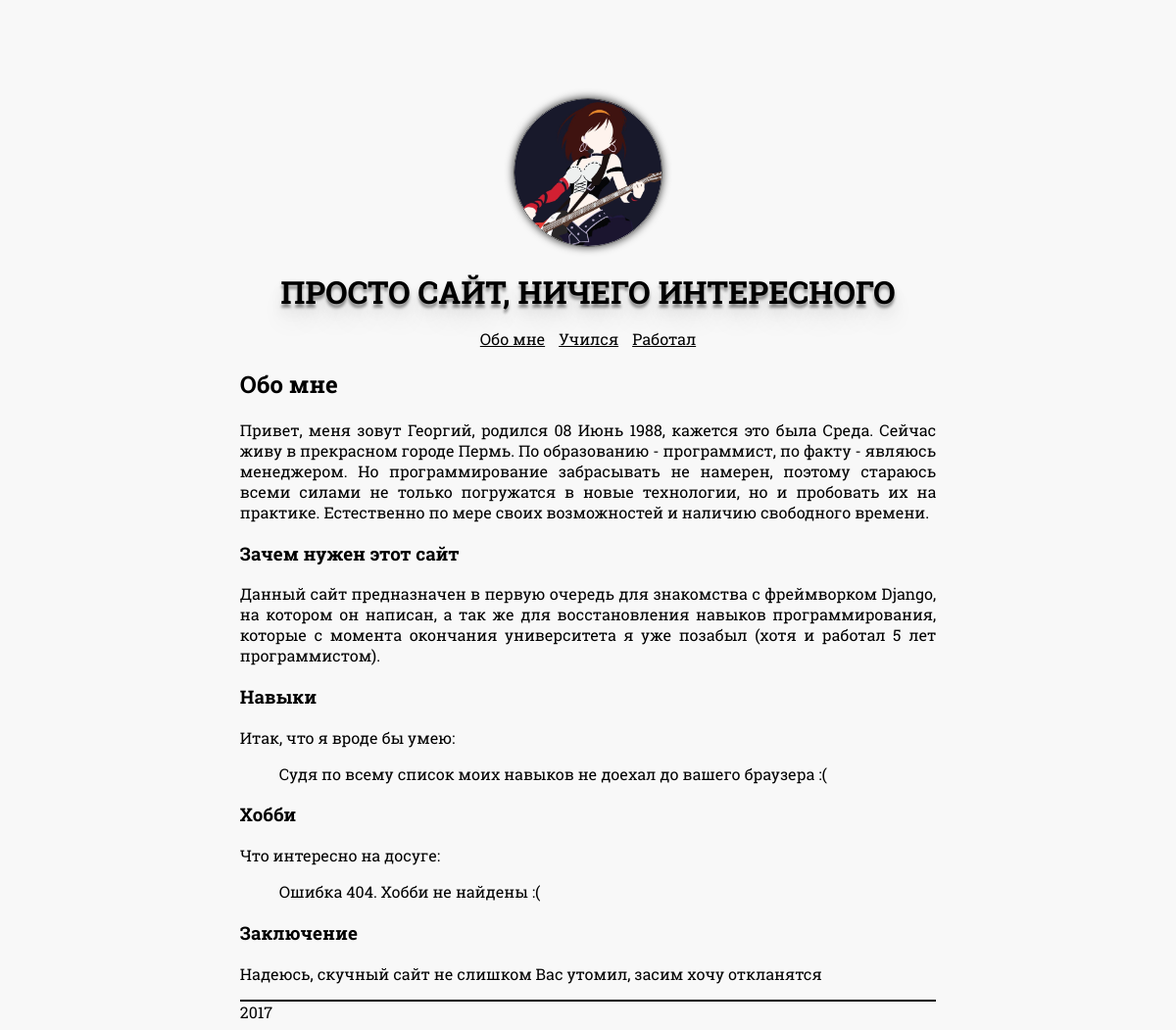
The app's page /, older data.
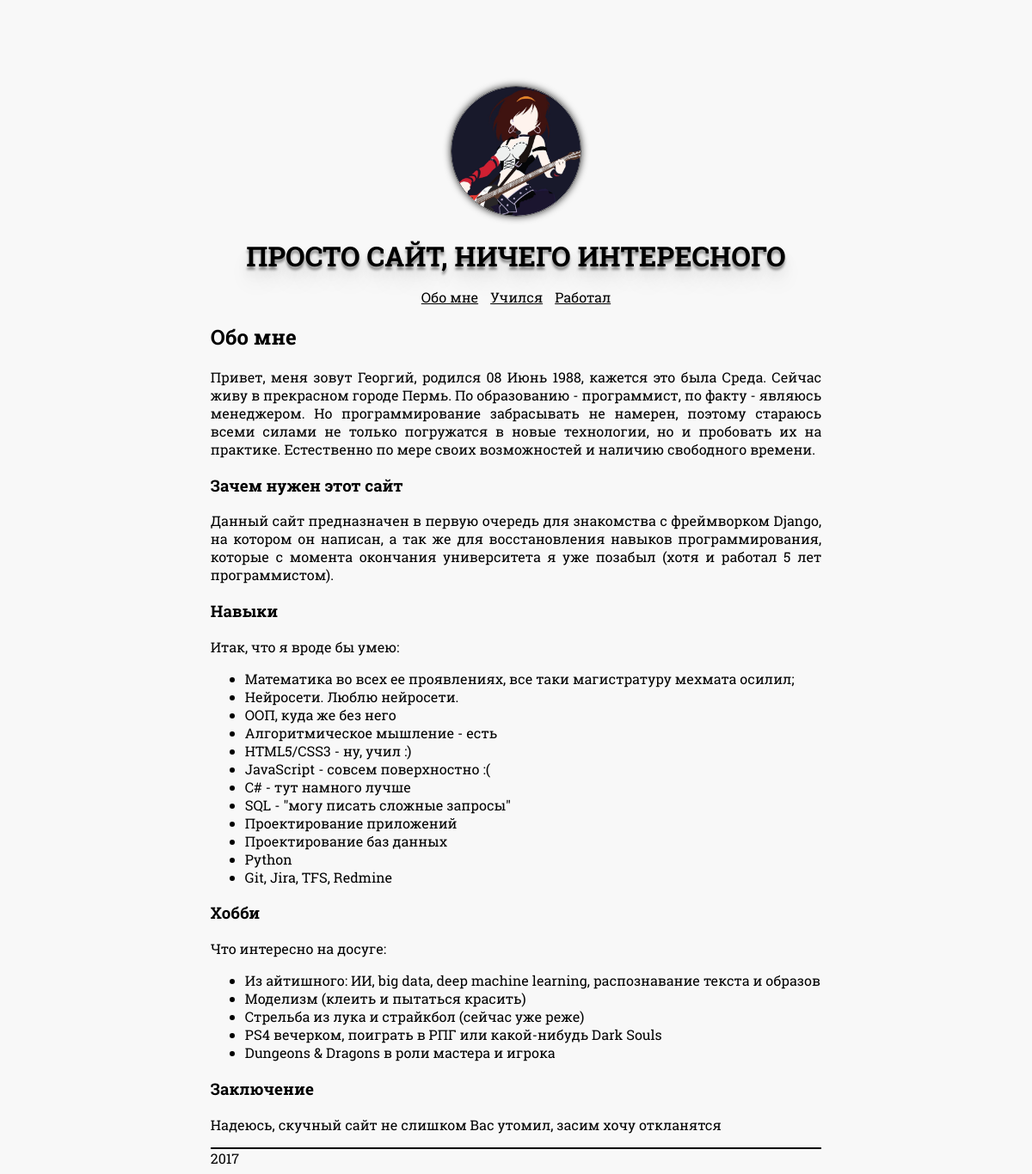
The same page, newer data.
### mainapp/models.py (models this page shows)
class Skill(models.Model):
    id = models.AutoField(primary_key=True)
    text = models.TextField(verbose_name='Skill description')

class Hobby(models.Model):
    id = models.AutoField(primary_key=True)
    text = models.TextField(verbose_name='Hobby description')

### mainapp/views.py (the view)
# urls.py: url(r'^$', mainpage, name='home_page'),
def mainpage(request):
    return render_to_response("index.html",
                              {'name': me.name,
                               'birthdate': me.date_of_birth,
                               'skills': Skill.objects.all(),
                               'hobbies': Hobby.objects.all()})

### templates/index.html
{% extends "base.html" %}
{% block content %}
<content>
    <div class="mainpage">
        <h2>Обо мне</h2>
        <div class="mainpage__content">
            <p>
                Привет, меня зовут {{name}}, родился {{birthdate|date:'d F Y'}}, кажется это была {{birthdate|date:'l'}}. Сейчас живу в прекрасном городе Пермь. По образованию - программист,
                по факту - являюсь менеджером. Но программирование забрасывать не намерен, поэтому стараюсь всеми
                силами не только погружатся в новые технологии, но и пробовать их на практике. Естественно по мере
                своих возможностей и наличию свободного времени.
            </p>
        </div>
        <div class="mainpage__contentdetailed">
            <h3>Зачем нужен этот сайт</h3>
            <p>
                Данный сайт предназначен в первую очередь для знакомства с фреймворком Django, на котором он
                написан, а так же для восстановления навыков программирования, которые с момента окончания
                университета я уже позабыл (хотя и работал 5 лет программистом).
            </p>
            <h3>Навыки</h3>
            <p>
                Итак, что я вроде бы умею:
            </p>
            <ul>
                {% if skills %}
                    {% for skill in skills %}
                        <li>{{ skill.text }}</li>
                    {% endfor %}
                {% else %}
                    Судя по всему список моих навыков не доехал до вашего браузера :(
                {% endif %}
            </ul>
            <h3>Хобби</h3>
            <p>
                Что интересно на досуге:
            </p>
            <ul>
                {% if hobbies %}
                    {% for hobbie in hobbies %}
                        <li>{{ hobbie.text }}</li>
                    {% endfor %}
                {% else %}
                    Ошибка 404. Хобби не найдены :(
                {% endif %}
            </ul>
            <h3>Заключение</h3>
            <p>
                Надеюсь, скучный сайт не слишком Вас утомил, засим хочу откланятся
            </p>
        </div>
    </div>
</content>
{% endblock %}

Row changes from the older to the newer data that the page shows:
added Skill: text "Математика во всех ее проявлениях, все таки магистратуру мехмата осилил;"
added Skill: text "Нейросети. Люблю нейросети."
added Skill: text "ООП, куда же без него"
added Skill: text "Алгоритмическое мышление - есть"
added Skill: text "HTML5/CSS3 - ну, учил :)"
added Skill: text "JavaScript - совсем поверхностно :("
added Skill: text "С# - тут намного лучше"
added Skill: text "SQL - \"могу писать сложные запросы\""
added Skill: text "Проектирование приложений"
added Skill: text "Проектирование баз данных"
added Skill: text "Python"
added Skill: text "Git, Jira, TFS, Redmine"
added Hobby: text "Из айтишного: ИИ, big data, deep machine learning, распознавание текста и образов"
added Hobby: text "Моделизм (клеить и пытаться красить)"
added Hobby: text "Стрельба из лука и страйкбол (сейчас уже реже)"
added Hobby: text "PS4 вечерком, поиграть в РПГ или какой-нибудь Dark Souls"
added Hobby: text "Dungeons & Dragons в роли мастера и игрока"
Text that changed along with them:
text no longer shown: "Судя по всему список моих навыков не доехал до вашего браузера :( Ошибка 404. Хобби не найдены :("
